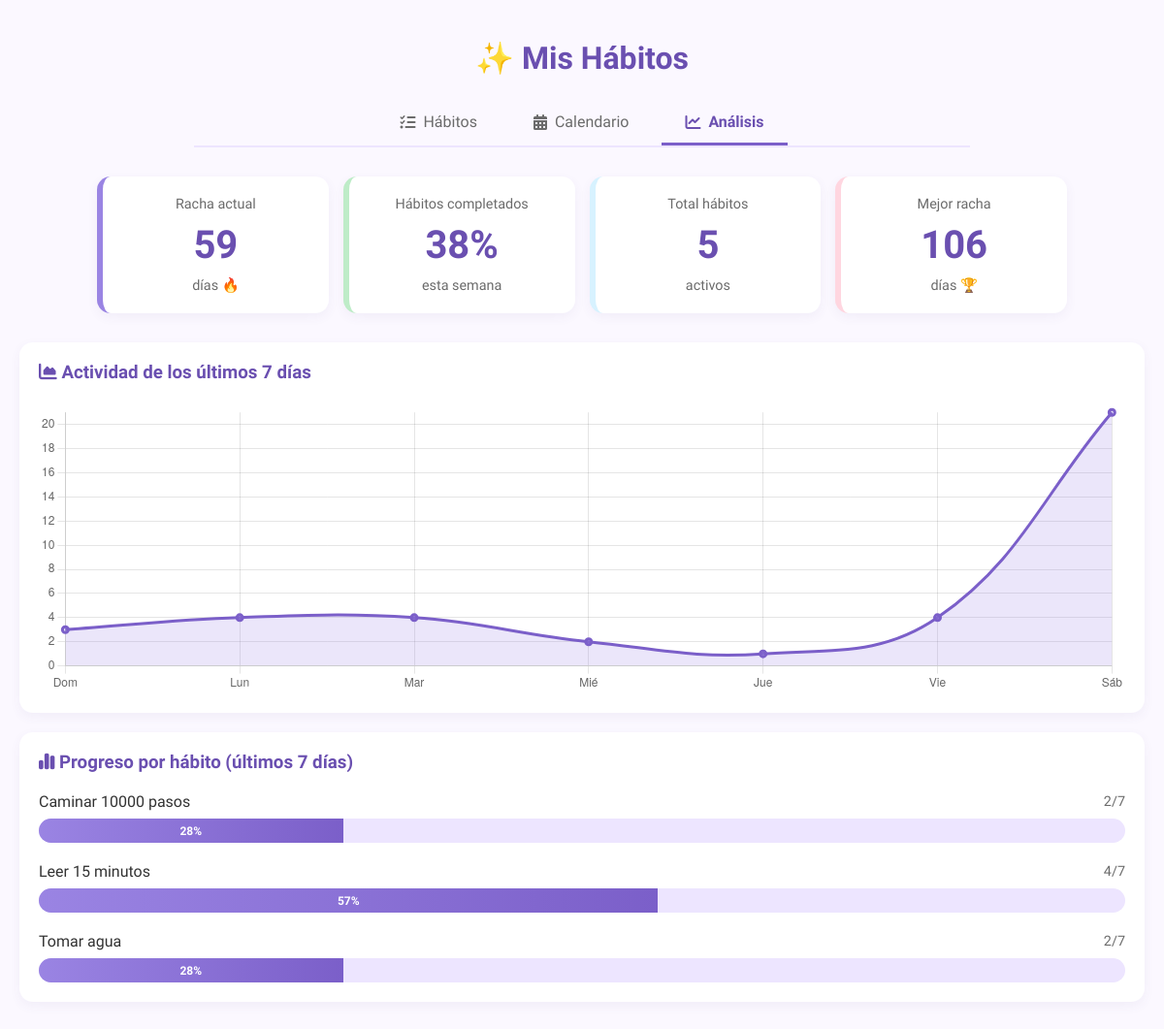
The app's page /analytics with its own data.
### app/models.py (models this page shows)
class DailyHabit(db.Model):
    __tablename__ = "daily_habits"
    id = db.Column(db.Integer, primary_key=True)
    name = db.Column(db.String(100), nullable=False)
    completed = db.Column(db.Boolean, default=False)
    completed_at = db.Column(db.DateTime, nullable=True)

### app/routes/main.py (the view)
@main.route("/analytics")
def analytics():
    daily_count = DailyHabit.query.count()
    weekly_count = WeeklyHabit.query.count()
    total_habits = daily_count + weekly_count
    current_streak = calculate_current_streak()
    completion_rate = calculate_weekly_completion_rate()
    best_streak = calculate_best_streak()
    habit_progress = get_habit_progress_list()
    week_activity = get_week_activity()
    return render_template("analytics.html",
                         total_habits=total_habits,
                         current_streak=current_streak,
                         completion_rate=completion_rate,
                         best_streak=best_streak,
                         habit_progress=habit_progress,
                         week_activity=week_activity)

### app/routes/main.py (called while the page is built)
def calculate_current_streak():
    from ..models import WeeklyHabitCompletion
    streak = 0
    current_date = datetime.now().date()
    while True:
        count = WeeklyHabitCompletion.query.filter_by(
            date=current_date,
            completed=True
        ).count()
        if count > 0:
            streak += 1
            current_date -= timedelta(days=1)
        else:
            break
    return streak

def calculate_weekly_completion_rate():
    from ..models import DailyHabit, WeeklyHabitCompletion
    total_daily = DailyHabit.query.count()
    if total_daily == 0:
        return 0
    total_possible = total_daily * 7
    end_date = datetime.now().date()
    start_date = end_date - timedelta(days=6)
    completed = WeeklyHabitCompletion.query.filter(
        WeeklyHabitCompletion.date.between(start_date, end_date),
        WeeklyHabitCompletion.completed == True,
        WeeklyHabitCompletion.habit_type == "daily"
    ).count()
    return int((completed / total_possible) * 100) if total_possible > 0 else 0

def calculate_best_streak():
    from ..models import WeeklyHabitCompletion
    dates = WeeklyHabitCompletion.query.with_entities(
        WeeklyHabitCompletion.date
    ).filter_by(completed=True).distinct().order_by(
        WeeklyHabitCompletion.date
    ).all()
    if not dates:
        return 0
    best_streak = 1
    current_streak = 1
    for i in range(1, len(dates)):
        prev_date = dates[i-1][0]
        curr_date = dates[i][0]
        if (curr_date - prev_date).days == 1:
            current_streak += 1
            best_streak = max(best_streak, current_streak)
        else:
            current_streak = 1
    return best_streak

def get_week_activity():
    from ..models import WeeklyHabitCompletion
    end_date = datetime.now().date()
    week_data = []
    for i in range(6, -1, -1):  # Últimos 7 días
        date_obj = end_date - timedelta(days=i)
        count = WeeklyHabitCompletion.query.filter_by(
            date=date_obj,
            completed=True
        ).count()
        day_name = ['Lun', 'Mar', 'Mié', 'Jue', 'Vie', 'Sáb', 'Dom'][date_obj.weekday()]
        week_data.append({
            'day': day_name,
            'count': count
        })
    return week_data

### app/templates/analytics.html (shortened to what this page needs)
<!DOCTYPE html>
<html lang="es">
<head>
    <link rel="stylesheet" href="https://cdnjs.cloudflare.com/ajax/libs/font-awesome/6.5.0/css/all.min.css">
    <link rel="stylesheet" href="{{ url_for('static', filename='styles.css') }}">
</head>
<body>
    <h1>✨ Mis Hábitos</h1>
    <div class="tabs">
        <a href="{{ url_for('main.index') }}" class="tab">
            <i class="fa-solid fa-list-check"></i> Hábitos
        </a>
        <a href="{{ url_for('main.calendar') }}" class="tab">
            <i class="fa-solid fa-calendar-days"></i> Calendario
        </a>
        <a href="{{ url_for('main.analytics') }}" class="tab active">
            <i class="fa-solid fa-chart-line"></i> Análisis
        </a>
    </div>
    <div class="analytics-container">
        <div class="stats-grid">
            <div class="stat-card">
                <div class="stat-label">Racha actual</div>
                <div class="stat-number">{{ current_streak }}</div>
                <div class="stat-label">días 🔥</div>
            </div>
            <div class="stat-card">
                <div class="stat-label">Hábitos completados</div>
                <div class="stat-number">{{ completion_rate }}%</div>
                <div class="stat-label">esta semana</div>
            </div>
            <div class="stat-card">
                <div class="stat-label">Total hábitos</div>
                <div class="stat-number">{{ total_habits }}</div>
                <div class="stat-label">activos</div>
            </div>
            <div class="stat-card">
                <div class="stat-label">Mejor racha</div>
                <div class="stat-number">{{ best_streak }}</div>
                <div class="stat-label">días 🏆</div>
            </div>
        </div>
    </div>
<div class="progress-section" style="margin-top: 30px;">
    <h3><i class="fa-solid fa-chart-area"></i> Actividad de los últimos 7 días</h3>
    <canvas id="weekChart" style="max-height: 300px;"></canvas>
</div>
<div class="progress-section">
    <h3><i class="fa-solid fa-chart-simple"></i> Progreso por hábito (últimos 7 días)</h3>
    {% if habit_progress %}
        {% for habit in habit_progress %}
        <div class="habit-progress">
            <div class="habit-progress-header">
                <span>
                    {{ habit.name }}
                </span>
                <span>{{ habit.completed }}/{{ habit.total }}</span>
            </div>
            <div class="progress-bar-container">
                <div class="progress-bar" style="width: {{ habit.percentage }}%">
                    {% if habit.percentage > 15 %}
                    {{ habit.percentage }}%
                    {% endif %}
                </div>
            </div>
        </div>
        {% endfor %}
    {% else %}
        <p style="text-align: center; color: var(--muted); padding: 20px;">
            <i class="fa-solid fa-circle-info"></i>
            Completa hábitos durante varios días para ver tu progreso detallado aquí.
        </p>
    {% endif %}
</div>
    <script>
        // Datos desde Flask
        const weekData = {{ week_activity|tojson }};
        // Preparar datos para Chart.js
        const labels = weekData.map(d => d.day);
        const data = weekData.map(d => d.count);
        // Crear el gráfico
        const ctx = document.getElementById('weekChart').getContext('2d');
        new Chart(ctx, {
            type: 'line',
            data: {
                labels: labels,
                datasets: [{
                    label: 'Hábitos completados',
                    data: data,
                    backgroundColor: 'rgba(154, 132, 227, 0.2)',
                    borderColor: 'rgba(123, 95, 201, 1)',
                    borderWidth: 3,
                    fill: true,
                    tension: 0.4
                }]
            },
            options: {
                responsive: true,
                maintainAspectRatio: true,
                plugins: {
                    legend: {
                        display: false
                    }
                },
                scales: {
                    y: {
                        beginAtZero: true,
                        ticks: {
                            stepSize: 1
                        }
                    }
                }
            }
        });
    </script>
</body>
</html>

### app/static/styles.css (style rules this page uses)
:root { --lavanda-1: #EDE5FF; --lavanda-2: #C8B6FF; --lavanda-3: #9a84e3; --lavanda-4: #7b5fc9; --lavanda-5: #6a4fb0; --celeste-1: #d7f2ff; --verde-pastel: #beecc8; --rosa-pastel: #ffd6e0; --fondo: #FBF8FF; --card: #FFFFFF; --texto: #333333; --muted: #6b6b6b; --shadow-strong: 0 8px 24px rgba(90,70,140,0.08); --shadow-soft: 0 4px 12px rgba(90,70,140,0.06); --radius: 14px; --radius-sm: 8px; }
body { font-family: 'Sora', sans-serif; background: var(--fondo); margin: 0; padding: 20px; color: var(--texto); }
h1 { text-align:center ; color: var(--lavanda-5); margin-bottom: 25px; }
.tabs { max-width: 800px; margin: 0 auto 30px; display: flex; gap: 10px; border-bottom: 2px solid var(--lavanda-1); justify-content: center; }
.tab { padding: 12px 24px; background: transparent; border: none; cursor: pointer; color: var(--muted); font-size: 16px; border-bottom: 3px solid transparent; transition: all 0.3s ease; text-decoration: none; display: flex; align-items: center; gap: 8px; }
.tab.active { color: var(--lavanda-5); border-bottom-color: var(--lavanda-4); font-weight: 600; }
.analytics-container { max-width: 1000px; margin: 0 auto; padding: 0 20px; }
.stats-grid { display: grid; grid-template-columns: repeat(auto-fit, minmax(180px, 1fr)); gap: 15px; margin-bottom: 30px; }
.stat-card { background: var(--card); padding: 20px; border-radius: var(--radius); box-shadow: var(--shadow-soft); text-align: center; border-left: 6px solid var(--lavanda-3); transition: all 0.3s ease; }
.stat-card:nth-child(2) { border-left-color: var(--verde-pastel); }
.stat-card:nth-child(3) { border-left-color: var(--celeste-1); }
.stat-card:nth-child(4) { border-left-color: var(--rosa-pastel); }
.stat-number { font-size: 2.5em; font-weight: bold; color: var(--lavanda-5); margin: 10px 0; }
.stat-label { color: var(--muted); font-size: 0.9em; }
.progress-section { background: var(--card); padding: 20px; border-radius: var(--radius); box-shadow: var(--shadow-soft); margin-bottom: 20px; }
.progress-section h3 { color: var(--lavanda-5); margin-top: 0; margin-bottom: 20px; }
.habit-progress { margin-bottom: 20px; }
.habit-progress:last-child { margin-bottom: 0; }
.habit-progress-header { display: flex; justify-content: space-between; margin-bottom: 8px; align-items: center; }
.habit-progress-header span:first-child { font-weight: 500; }
.habit-progress-header span:last-child { color: var(--muted); font-size: 0.9em; }
.progress-bar-container { width: 100%; height: 25px; background: var(--lavanda-1); border-radius: 20px; overflow: hidden; }
.progress-bar { height: 100%; background: linear-gradient(90deg, var(--lavanda-3), var(--lavanda-4)); transition: width 0.5s ease; display: flex; align-items: center; justify-content: center; color: white; font-size: 12px; font-weight: 600; min-width: 25px; }

### records on screen
DailyHabit: name "Caminar 10000 pasos", completed "2", total "7", percentage "28"
DailyHabit: name "Leer 15 minutos", completed "4", total "7", percentage "57"
DailyHabit: name "Tomar agua", completed "2", total "7", percentage "28"

### other values on screen
{{ current_streak }} "59"
{{ completion_rate }} "38"
{{ total_habits }} "5"
{{ best_streak }} "106"
